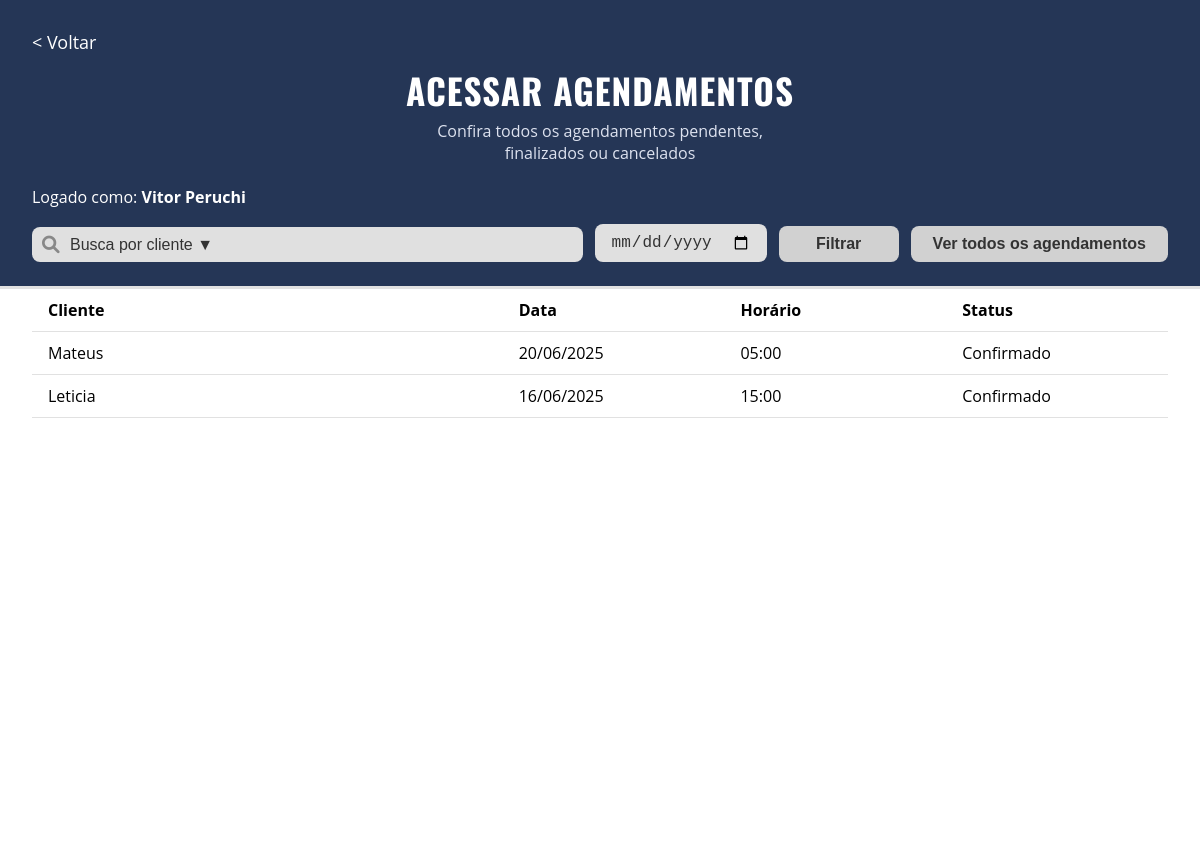
The app's page /agendamentos/lista/ (signed in) with its own data.
### usuarios/models.py (models this page shows, shortened)
class ModelUsuario(AbstractUser):
    email = models.EmailField('E-mail', unique=True)
    is_staff = models.BooleanField('Membro da equipe', default=True)
    telefone = models.CharField('Telefone', max_length=20, blank=True, null=True)
    data_nascimento = models.DateField('Data de Nascimento', blank=False, null=False)
    USERNAME_FIELD = 'email'
    REQUIRED_FIELDS = ['first_name', 'last_name', 'data_nascimento']
    objects = UsuarioManager()

### agenda/models.py (models this page shows, shortened)
class Agendamento(models.Model):
    usuario = models.ForeignKey(
        settings.AUTH_USER_MODEL,
        on_delete=models.CASCADE,
        related_name='agendamentos'
    )
    cliente = models.ForeignKey(
        'client.Cliente',  # nome do app/model do cliente
        on_delete=models.CASCADE,
        related_name='agendamentos'
    )
    dia = models.DateField()
    horario = models.TimeField()
    status = models.BooleanField(default=True)  # True = confirmado, False = cancelado
    criado_em = models.DateTimeField(auto_now_add=True)
    atualizado_em = models.DateTimeField(auto_now=True)

### client/models.py (models this page shows, shortened)
class Cliente(models.Model):
    usuario = models.ForeignKey(
        settings.AUTH_USER_MODEL,
        on_delete=models.CASCADE,
        related_name='clientes'
    )
    nome = models.CharField(max_length=150)
    email = models.EmailField(blank=True, null=True)
    telefone = models.CharField(max_length=20, blank=True, null=True)
    data_nascimento = models.DateField(blank=True, null=True)
    observacoes = models.TextField(blank=True, null=True)
    ativo = models.BooleanField(default=True)
    criado_em = models.DateTimeField(auto_now_add=True)
    atualizado_em = models.DateTimeField(auto_now=True)

### agenda/views.py (the view)
# urls.py: path('lista/', views.agendamento_list, name='agendamento_list'),
@login_required
def agendamento_list(request):
    clientes = Cliente.objects.filter(usuario=request.user, ativo=True)
    agendamentos = Agendamento.objects.filter(usuario=request.user)
    cliente_id = request.GET.get('cliente')
    data_escolhida = request.GET.get('data')
    if cliente_id and cliente_id != 'todos':
        agendamentos = agendamentos.filter(cliente_id=cliente_id)
    if data_escolhida:
        agendamentos = agendamentos.filter(dia=data_escolhida)
    agendamentos = agendamentos.order_by('-dia', '-horario')
    return render(request, 'lista_agendamento.html', {
        'agendamentos': agendamentos,
        'clientes': clientes,
        'filtros': {
            'cliente_id': cliente_id or '',
            'data': data_escolhida or '',
        }
    })

### agenda/templates/lista_agendamento.html (shortened to what this page needs)
{% load static %}
<!DOCTYPE html>
<html lang="pt-br">
<head>
    <link rel="stylesheet" href="https://cdnjs.cloudflare.com/ajax/libs/font-awesome/6.0.0-beta3/css/all.min.css">
</head>
<body>
    <div class="agenda-header">
        <div class="top-row">
            <a href="{% url 'dashboard' %}">&lt; Voltar</a>
        </div>
        <h1 class="agenda-title">ACESSAR AGENDAMENTOS</h1>
        <div class="agenda-subtitle">
            Confira todos os agendamentos pendentes,<br>
            finalizados ou cancelados
        </div>
        <div class="user-info">
            Logado como: <strong>{{ user.get_full_name|default:user.username }}</strong>
        </div>
        <form method="get" class="agenda-filtros" id="filtros-form" style="display: flex; gap: 12px; align-items: end;">
            <div class="search-group" style="flex:2; min-width: 180px;">
                <i class="fas fa-search"></i>
                <select name="cliente" class="form-select">
                    <option value="todos">Busca por cliente ▼</option>
                </select>
            </div>
            <input type="date" name="data" class="form-control" placeholder="Busca por data" value="{{ filtros.data }}">
            <button type="submit" class="btn btn-primary" style="min-width:120px;">Filtrar</button>
            <button type="button" class="btn btn-secondary" onclick="window.location.href=window.location.pathname">
                    Ver todos os agendamentos
            </button>
        </form>
    </div>
    <div class="agenda-lista-container">
        {% if agendamentos %}
            <table class="table table-striped">
                <thead>
                    <tr class="trow">
                        <th>Cliente</th>
                        <th>Data</th>
                        <th>Horário</th>
                        <th>Status</th>
                    </tr>
                </thead>
                <tbody>
                {% for ag in agendamentos %}
                    <tr>
                        <td>{{ ag.cliente.nome }}</td>
                        <td>{{ ag.dia|date:"d/m/Y" }}</td>
                        <td>{{ ag.horario|time:"H:i" }}</td>
                        <td>
                            {% if ag.status %}
                                <span class="badge bg-success">Confirmado</span>
                            {% else %}
                                <span class="badge bg-danger">Cancelado</span>
                            {% endif %}
                        </td>
                    </tr>
                {% endfor %}
                </tbody>
            </table>
        {% else %}
            <div class="text-center text-muted py-5">Nenhum agendamento encontrado para os filtros selecionados.</div>
        {% endif %}
    </div>
</body>
</html>

### agenda/templates/lista_agendamento.html (style rules this page uses)
body { margin: 0; padding: 0; background: #f8f9fa; font-family: 'Open Sans', Arial, sans-serif; height: 100vh; overflow: hidden; }
.agenda-header { background: #253656; color: #fff; padding: 30px 32px 24px 32px; border-bottom: 2px solid #e1e1e1; }
.agenda-header .top-row { display: flex; align-items: center; justify-content: flex-start; margin-bottom: 10px; }
.agenda-header .top-row a { color: #fff; text-decoration: none; font-size: 18px; margin-right: 22px; transition: color 0.2s; }
.agenda-title { font-family: 'Oswald', Arial, sans-serif; font-size: 2.2rem; font-weight: bold; letter-spacing: 1px; text-align: center; margin: 0; margin-bottom: 4px; }
.agenda-subtitle { text-align: center; font-size: 1rem; margin: 0 0 22px 0; color: #dde2ef; font-weight: 400; }
.agenda-header .user-info { margin: 0 0 16px 0; font-size: 1rem; }
.agenda-header .user-info strong { font-weight: 700; }
.agenda-filtros { display: flex; gap: 12px; align-items: center; justify-content: flex-start; margin-bottom: 0; }
.agenda-filtros select, .agenda-filtros input[type="date"], .agenda-filtros input[type="text"] { border: none; border-radius: 8px; background: #e0e0e0; padding: 9px 16px 9px 38px; font-size: 1rem; color: #333; outline: none; transition: border-color 0.2s; }
.agenda-filtros input[type="date"] { padding-left: 16px; width: 140px; }
.agenda-filtros select { appearance: none; background: #e0e0e0; font-size: 1rem; min-width: 120px; padding-left: 12px; }
.agenda-filtros .search-group { position: relative; flex: 1; }
.agenda-filtros .search-group i { position: absolute; left: 10px; top: 50%; transform: translateY(-50%); color: #888; font-size: 1.1rem; }
.agenda-filtros .search-group select { width: 100%; padding-left: 38px; }
.agenda-filtros button, .agenda-filtros .btn-periodo { border: none; background: #d1d1d1; padding: 9px 22px; border-radius: 8px; font-size: 1rem; color: #333; font-weight: 600; cursor: pointer; transition: background 0.2s; }
.agenda-lista-container { background: #fff; height: calc(100vh - 220px); overflow-y: auto; border-top: 1px solid #e1e1e1; padding: 0 32px; width: 100vw; box-sizing: border-box; }
.agenda-lista-container table { width: 100%; min-width: 600px; border-collapse: collapse; table-layout: fixed; }
.agenda-lista-container th, .agenda-lista-container td { padding: 10px 16px; text-align: left; border-bottom: 1px solid #e1e1e1; word-break: break-word; }
.agenda-lista-container th:nth-child(1), .agenda-lista-container td:nth-child(1) { width: 35%; }
.agenda-lista-container th:nth-child(2), .agenda-lista-container td:nth-child(2) { width: 15%; }
.agenda-lista-container th:nth-child(3), .agenda-lista-container td:nth-child(3) { width: 15%; }
.agenda-lista-container th:nth-child(4), .agenda-lista-container td:nth-child(4) { width: 15%; }
.trow th { margin-right: 60px; }

### records on screen
ModelUsuario: get_full_name "Vitor Peruchi"
Agendamento: cliente.nome "Mateus", dia "20/06/2025", horario "05:00", status "Confirmado"
Agendamento: cliente.nome "Leticia", dia "16/06/2025", horario "15:00", status "Confirmado"
